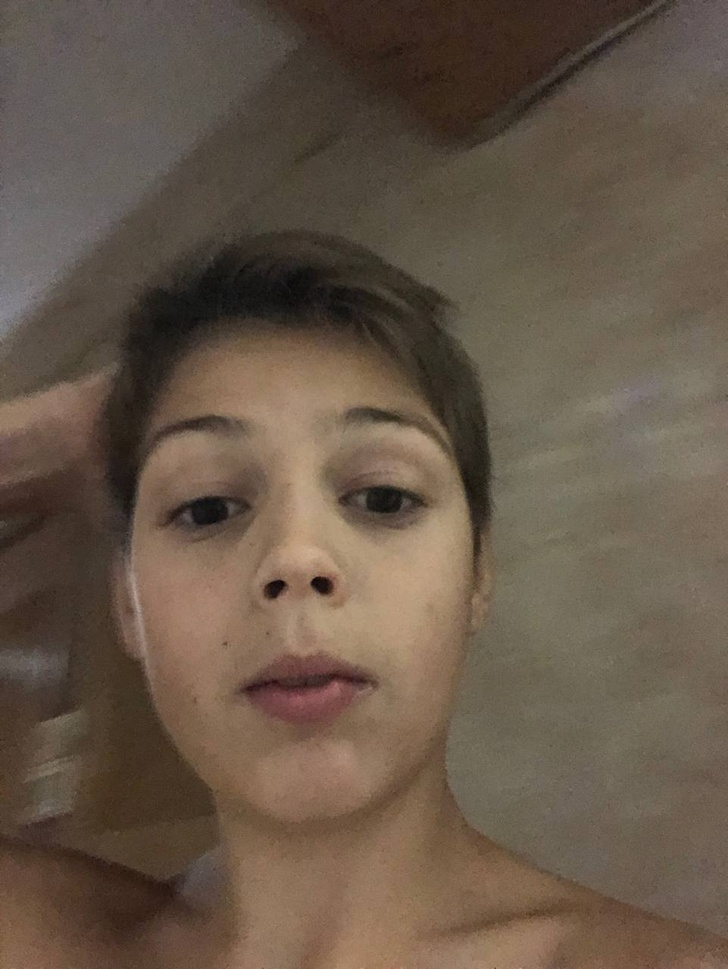
#> input picture face.jpg, 728 x 969 px, shrunk from 961 x 1280 before the run
$ python photo.py
#> lines starting #> are read from the running program, lines starting #| are printed output that depends on the picture; after the words box and inside, x2 and y2 are one past the last pixel; in counts of white or black regions, pixels touching at a corner belong together
import cv2
import cv2.data

face_cascades = cv2.CascadeClassifier(cv2.data.haarcascades + 'haarcascade_frontalface_default.xml')

img = cv2.imread('face.jpg')
#> img is the input picture: shape (969, 728, 3); mean B, G, R 72.4, 87.2, 102.9
# img = cv2.imread('face.jpg')
img_gray = cv2.cvtColor(img, cv2.COLOR_BGR2GRAY)
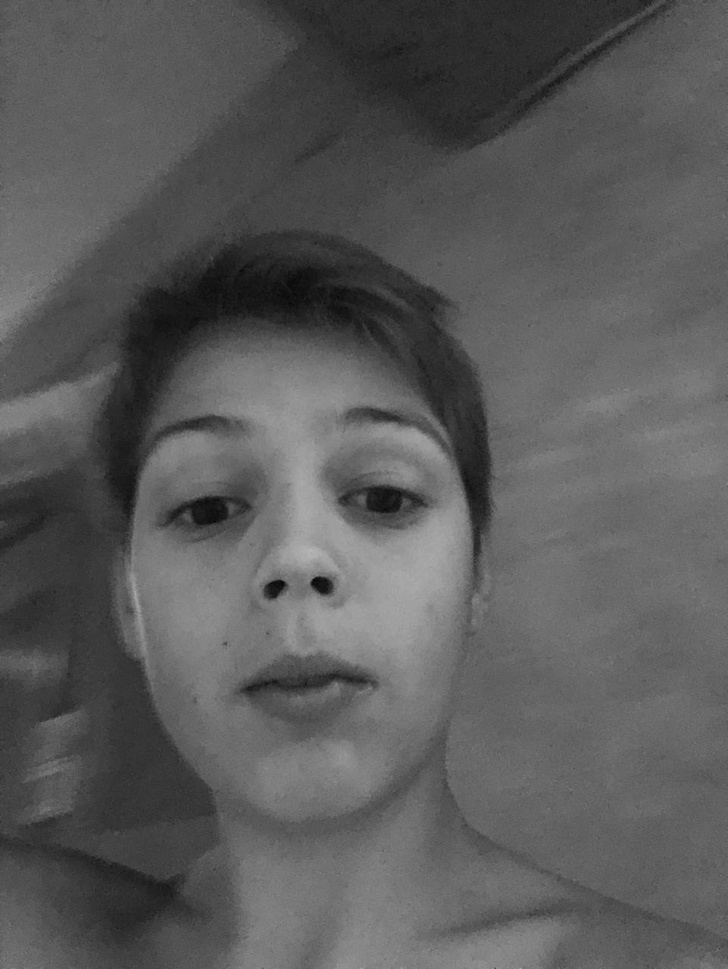
#> img_gray: shape (969, 728); min 3, max 183, mean 90.2

faces = face_cascades.detectMultiScale(img_gray)
#> faces = [[59, 321, 480, 480]]

for (x, y, w, h) in faces:
    cv2.rectangle(img, (x, y), (x + w, y + h), (255, 0, 255), 2)
#> this loop made 1 pass
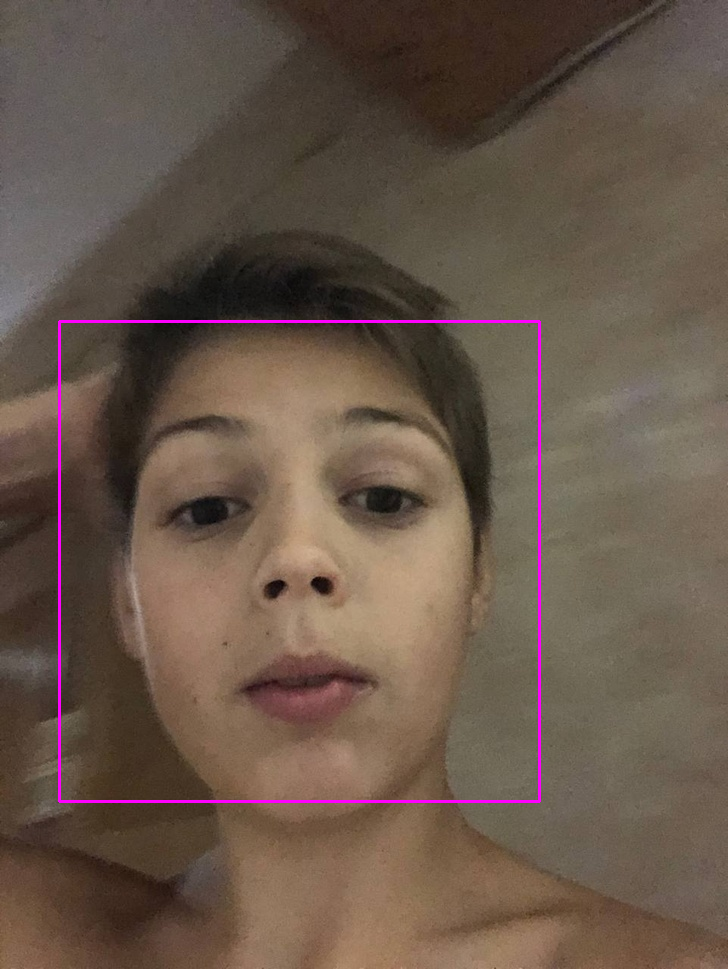
#> img: shape (969, 728, 3); 0.82% of pixels changed, all inside (x1, y1, x2, y2) = (58, 320, 541, 803)

cv2.imshow('Result', img)

cv2.waitKey(0)
